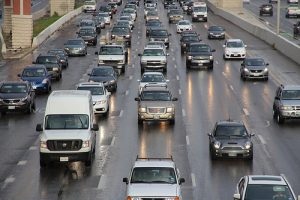
#> input picture cars4.jpg, 300 x 200 px, given in place of the camera
$ python 'ligma(carsFINAL).py'
#> lines starting #> are read from the running program, lines starting #| are printed output that depends on the picture
import matplotlib.pyplot as plt
import random
import time
import cv2 as cv
import numpy as np

framecount = 500

'''def rescaleFrame(frame, scale=1.5):
    width = int(frame.shape[1] * scale)
    height = int(frame.shape[0] * scale)
    dimensions = (width, height
    return cv.resize(frame, dimensions,interpolation=cv.INTER_AREA)'''
capture = cv.VideoCapture(0)
plt.ion()

fig, ax = plt.subplots()
x2 = [0]
y2 = [0]

line, = ax.plot(x2, y2)

AVG_time = []

count = 0

while True:

    isTrue, Frame = capture.read()
#> Frame is the input picture: shape (200, 300, 3); mean B, G, R 110.9, 109.9, 110.3
    #scaleup = rescaleFrame(Frame)
    #cv.imshow('Scaled up', scaleup)

    gray = cv.cvtColor(Frame, cv.COLOR_BGR2GRAY)
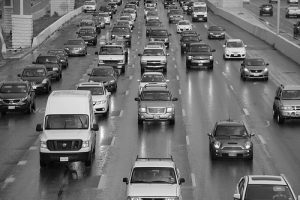
#> gray: shape (200, 300); min 0, max 254, mean 110.1
    #cv.imshow('Grayscale Car', gray)

    blur = cv.GaussianBlur(gray,(5,5),0)
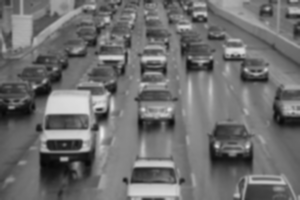
#> blur: shape (200, 300); min 7, max 232, mean 110.1
    #cv.imshow('Blur', blur)
    dilated = cv.dilate(blur,np.ones((3,3)))
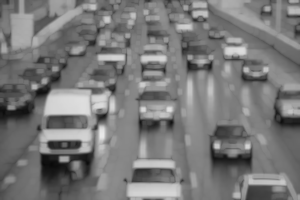
#> dilated: shape (200, 300); min 9, max 232, mean 120.9
    kernel = cv.getStructuringElement(cv.MORPH_ELLIPSE, (2, 2))
    closing = cv.morphologyEx(dilated, cv.MORPH_CLOSE, kernel)
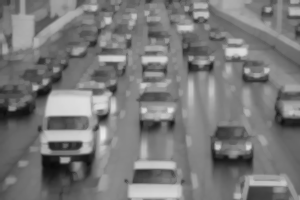
#> closing: shape (200, 300); min 10, max 232, mean 121.3

    car_cascade_src = 'cars.xml'
#> (the run stopped early here; a loop or call above may not have finished)

$ run again, on carswork.jpg
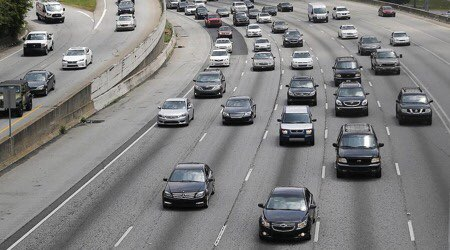
#> input picture carswork.jpg, 450 x 250 px, given in place of the camera
#> Frame is the input picture: shape (250, 450, 3); mean B, G, R 126.8, 127, 127.3
#> `blur = cv.GaussianBlur(gray,(5,5),0)`:
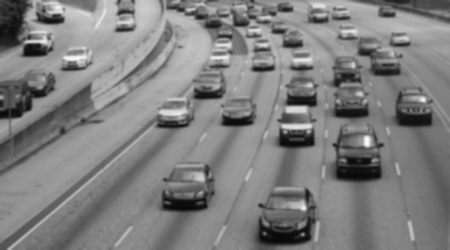
#> blur: shape (250, 450); min 8, max 250, mean 127.1
#> `closing = cv.morphologyEx(dilated, cv.MORPH_CLOSE, kernel)`:
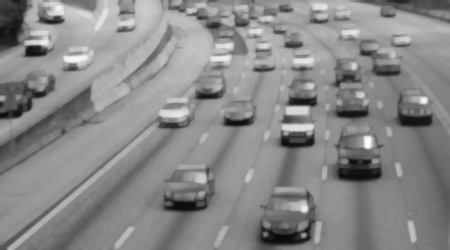
#> closing: shape (250, 450); min 10, max 250, mean 136.3

$ run again, on cars_2.webp
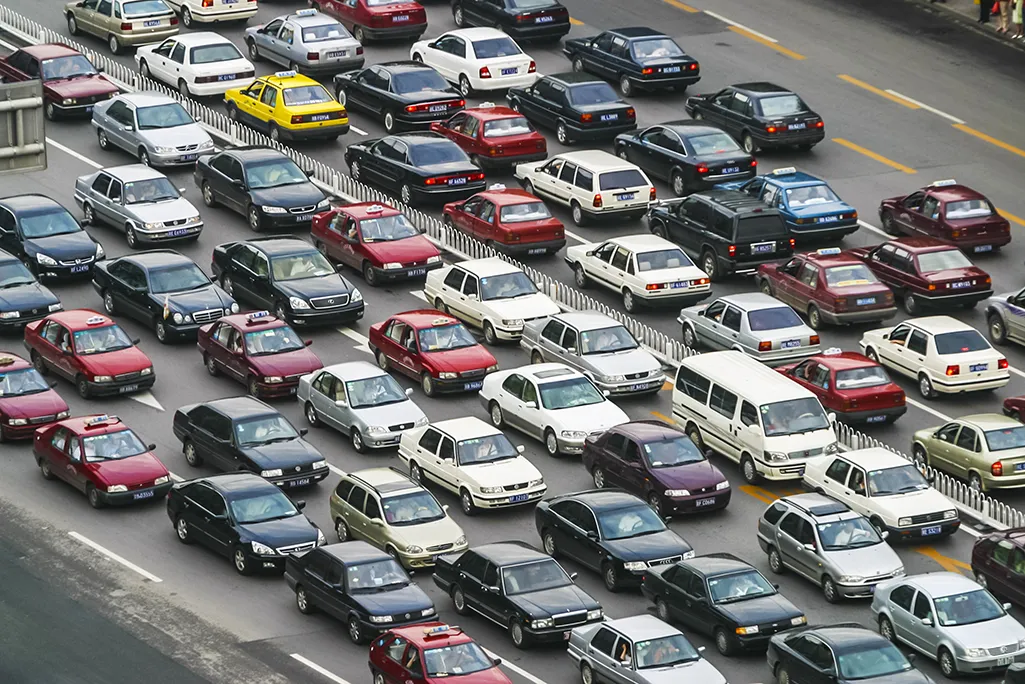
#> input picture cars_2.webp, 1025 x 684 px, given in place of the camera
#> Frame is the input picture: shape (684, 1025, 3); mean B, G, R 115.3, 116, 116.1
#> `gray = cv.cvtColor(Frame, cv.COLOR_BGR2GRAY)`:
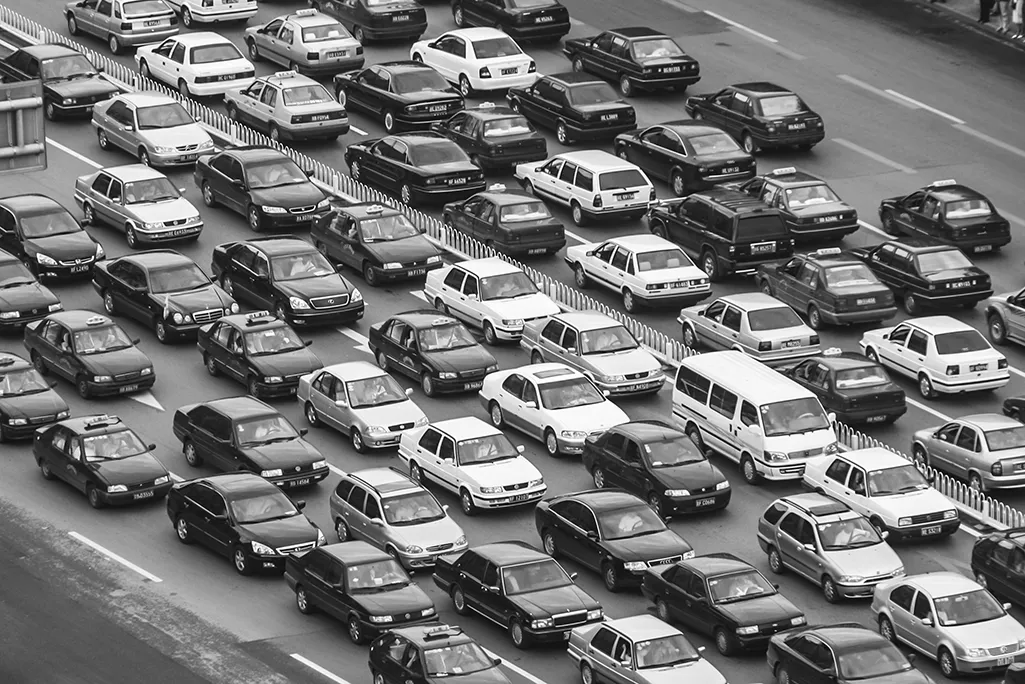
#> gray: shape (684, 1025); min 0, max 255, mean 115.9
#> `closing = cv.morphologyEx(dilated, cv.MORPH_CLOSE, kernel)`:
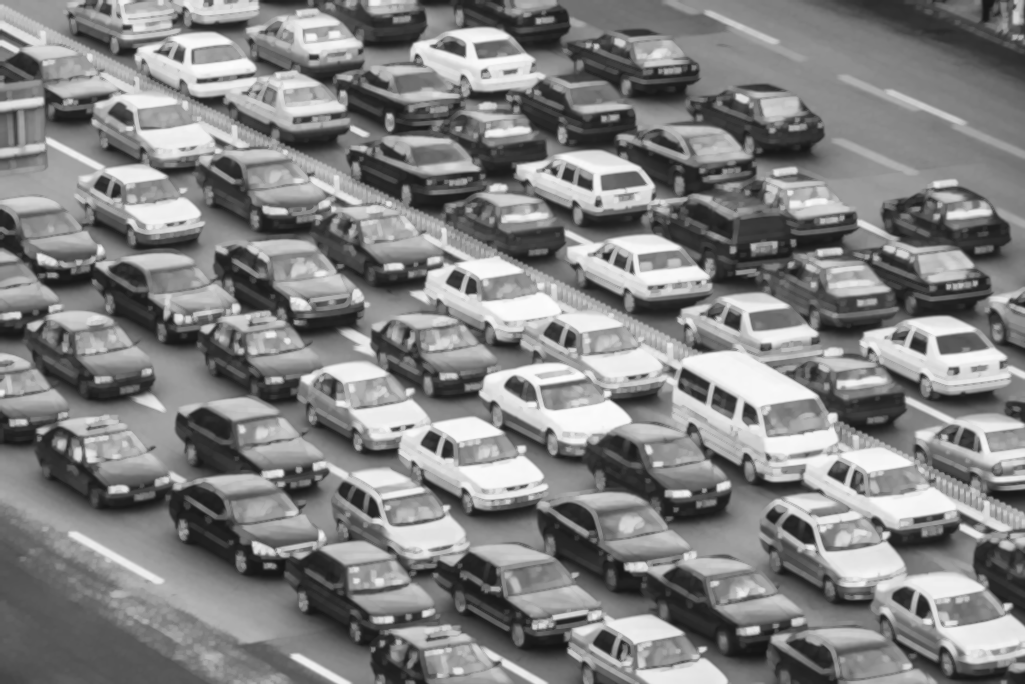
#> closing: shape (684, 1025); min 20, max 252, mean 130.2

$ run again, on cars_3.webp
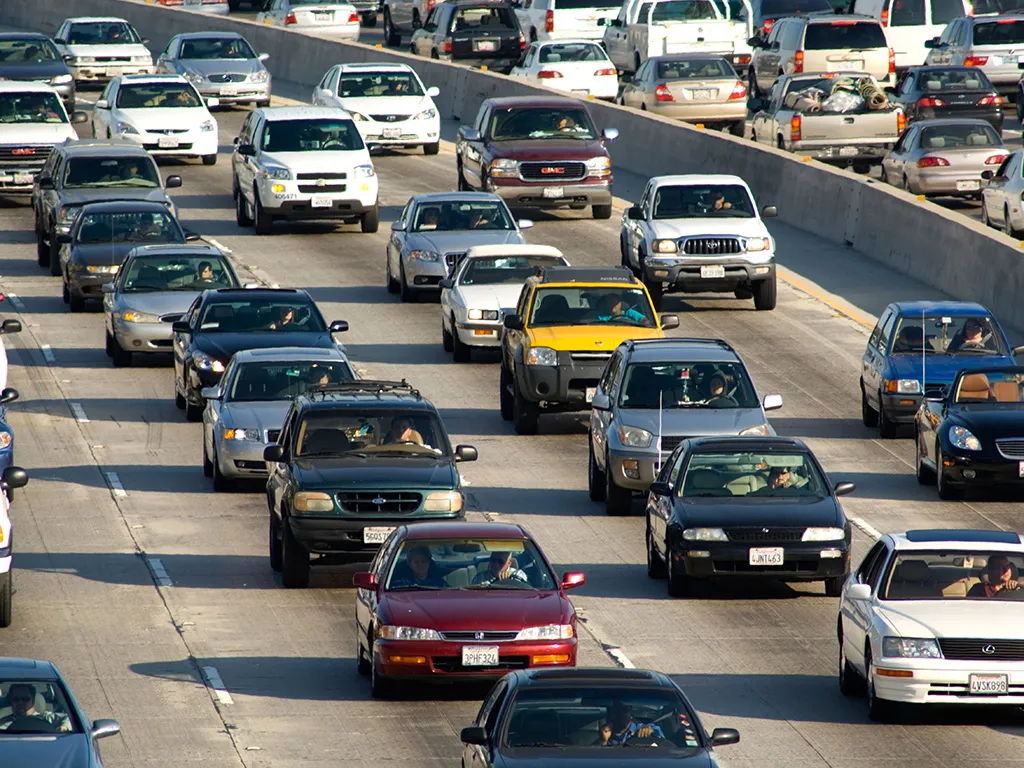
#> input picture cars_3.webp, 1024 x 768 px, given in place of the camera
#> Frame is the input picture: shape (768, 1024, 3); mean B, G, R 106.4, 108.6, 107.5
#> `gray = cv.cvtColor(Frame, cv.COLOR_BGR2GRAY)`:
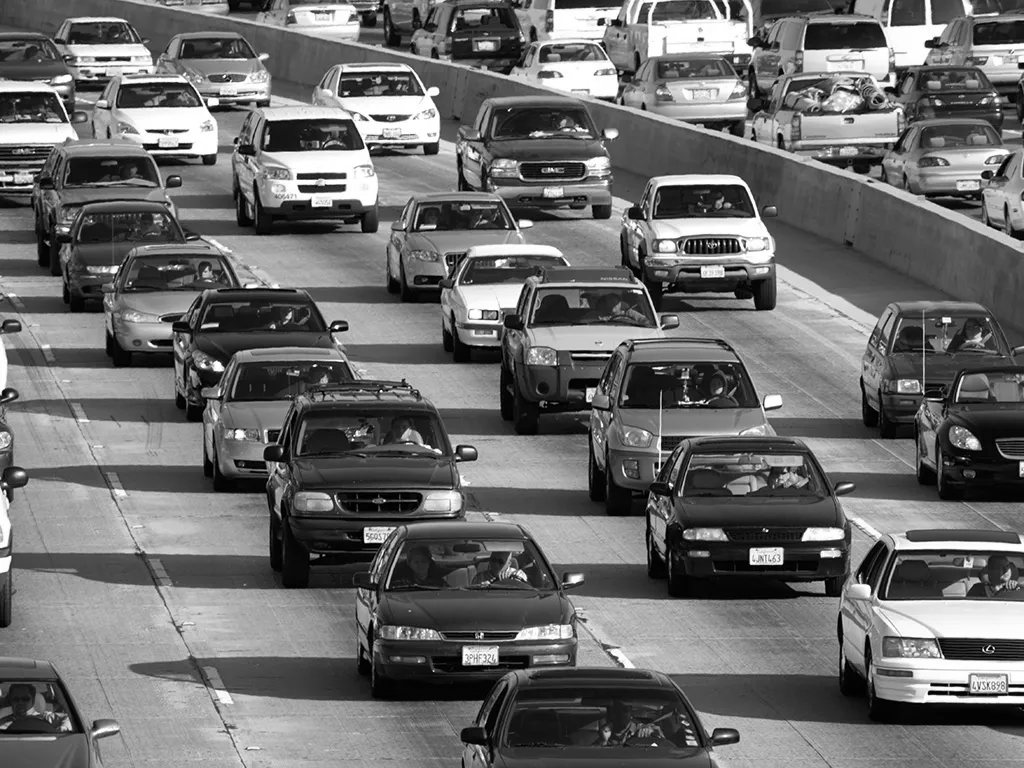
#> gray: shape (768, 1024); min 0, max 255, mean 108
#> `closing = cv.morphologyEx(dilated, cv.MORPH_CLOSE, kernel)`:
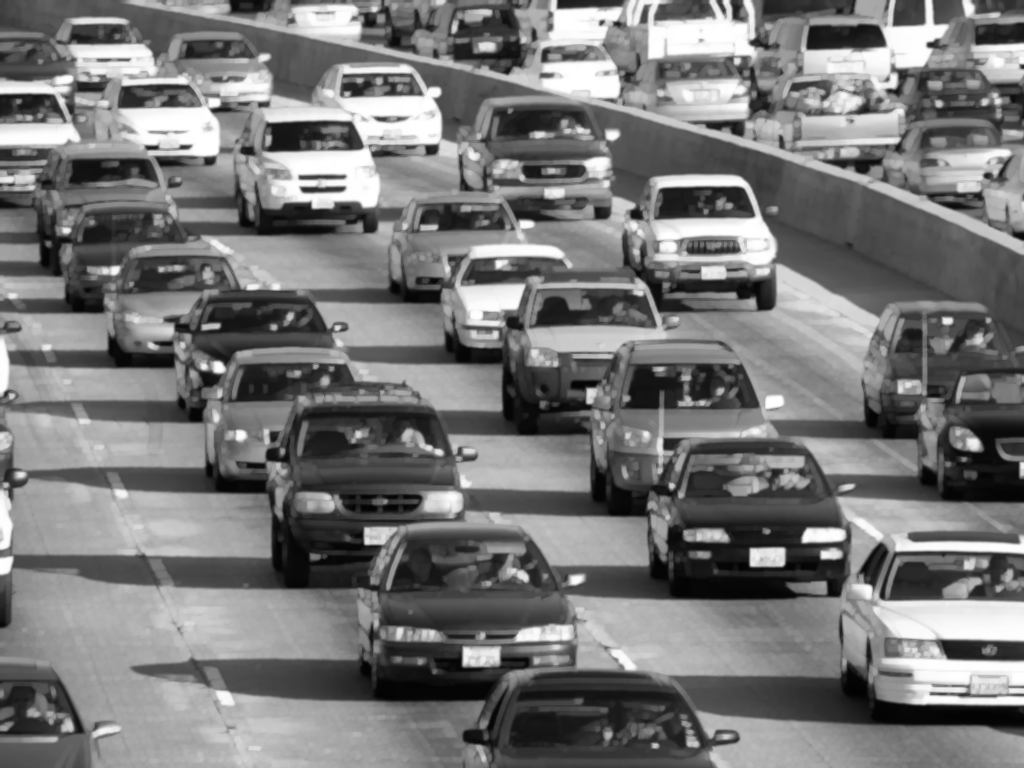
#> closing: shape (768, 1024); min 2, max 255, mean 119.3
